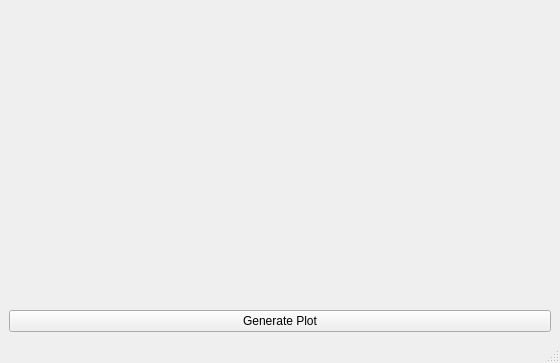
<?xml version="1.0" encoding="UTF-8"?>
<ui version="4.0">
 <class>MainWindow</class>
 <widget class="QMainWindow" name="MainWindow">
  <property name="geometry">
   <rect>
    <x>0</x>
    <y>0</y>
    <width>560</width>
    <height>363</height>
   </rect>
  </property>
  <property name="windowTitle">
   <string>MainWindow</string>
  </property>
  <widget class="QWidget" name="centralwidget">
   <layout class="QGridLayout" name="gridLayout">
    <item row="1" column="0" rowspan="2">
     <widget class="MlpWidget" name="widget" native="true"/>
    </item>
    <item row="3" column="0">
     <widget class="QPushButton" name="pushButton">
      <property name="text">
       <string>Generate Plot</string>
      </property>
     </widget>
    </item>
   </layout>
  </widget>
  <widget class="QMenuBar" name="menubar">
   <property name="geometry">
    <rect>
     <x>0</x>
     <y>0</y>
     <width>560</width>
     <height>22</height>
    </rect>
   </property>
  </widget>
  <widget class="QStatusBar" name="statusbar"/>
 </widget>
 <customwidgets>
  <customwidget>
   <class>MlpWidget</class>
   <extends>QWidget</extends>
   <header>mlpwidget.h</header>
   <container>1</container>
  </customwidget>
 </customwidgets>
 <resources/>
 <connections/>
</ui>
